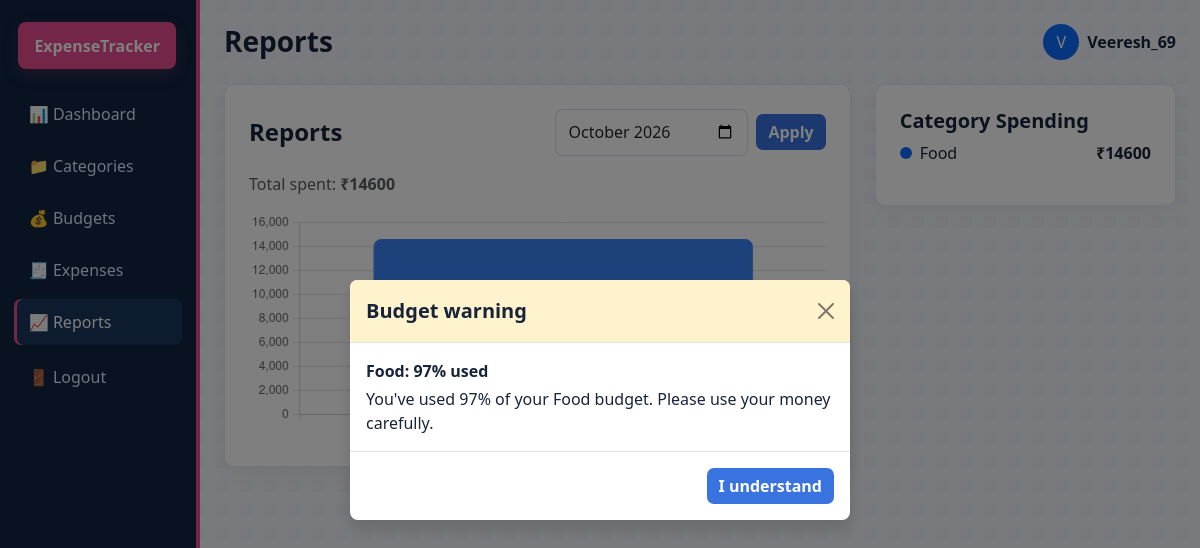
/reports/ (signed in), run on the app's committed database.
### tracker/models.py (models this page shows, shortened)
class Category(models.Model):
    user = models.ForeignKey(settings.AUTH_USER_MODEL, on_delete=models.CASCADE, related_name='categories')
    name = models.CharField(max_length=100)
    description = models.TextField(blank=True)
    created_at = models.DateTimeField(auto_now_add=True)
    class Meta:
        ordering = ['name']

### tracker/views.py (the view, shortened to what this page needs)
# urls.py: path('reports/', views.reports_view, name='reports'),
@login_required
def reports_view(request):
    month_year = _selected_month(request)
    month_expenses = Expense.objects.filter(user=request.user, date__month=int(month_year[5:7]), date__year=int(month_year[:4]))
    palette = ['#3b82f6', '#10b981', '#f59e0b', '#f43f5e', '#8b5cf6', '#14b8a6']
    swatch_classes = ['bg-primary', 'bg-success', 'bg-warning', 'bg-danger', 'bg-secondary', 'bg-info']
    category_totals = [
        {
            'name': row['category__name'],
            'spent': row['spent'],
            'color': palette[index % len(palette)],
            'swatch_class': swatch_classes[index % len(swatch_classes)],
        }
        for index, row in enumerate(
            month_expenses.values('category__name').annotate(spent=Sum('amount')).order_by('category__name')
        )
    ]
    context = {
        'month': month_year,
        'category_totals': category_totals,
        'chart_data': {
            'labels': [item['name'] for item in category_totals],
            'amounts': [float(item['spent']) for item in category_totals],
            'colors': [item['color'] for item in category_totals],
        },
        'total_spent': month_expenses.aggregate(total=Sum('amount'))['total'] or Decimal('0.00'),
        'month_expenses': month_expenses.order_by('-date')[:10],
    }
    return render(request, 'tracker/reports.html', context)

### tracker/models.py (called while the page is built)
    @property
    def current_spent(self):
        if hasattr(self, '_current_spent_override'):
            return self._current_spent_override
        year, month = map(int, self.month_year.split('-'))
        total = Expense.objects.filter(
            user=self.user,
            category=self.category,
            date__year=year,
            date__month=month,
        ).aggregate(total=Sum('amount'))['total'] or Decimal('0.00')
        return total

    def calculate_usage_ratio(self):
        if self.monthly_limit == 0:
            return Decimal('0.00')
        ratio = self.current_spent / self.monthly_limit
        return ratio.quantize(Decimal('0.01'), rounding=ROUND_HALF_UP)

    def alert_level(self):
        ratio = self.calculate_usage_ratio()
        if ratio >= Decimal('1.00'):
            return 'danger'
        if ratio >= Decimal('0.80'):
            return 'warning'
        return 'normal'

### tracker/views.py (called while the page is built)
def _selected_month(request):
    month_year = request.GET.get('month') or request.POST.get('month')
    if month_year and re.fullmatch(r'\d{4}-\d{2}', month_year):
        year, month = map(int, month_year.split('-'))
        if 1 <= month <= 12:
            return f'{year:04d}-{month:02d}'
    return date.today().strftime('%Y-%m')

### templates/tracker/reports.html (shortened to what this page needs)
{% extends 'tracker/base.html' %}
{% block content %}
<div class="row g-4">
    <div class="col-lg-8">
        <div class="app-card p-4">
            <div class="d-flex justify-content-between align-items-center mb-3">
                <h4 class="mb-0">Reports</h4>
                <form method="get" class="d-flex gap-2 align-items-center">
                    <input type="month" name="month" value="{{ month }}" class="form-control">
                    <button class="btn btn-primary" type="submit">Apply</button>
                </form>
            </div>
            <p class="text-muted">Total spent: <strong>₹{{ total_spent }}</strong></p>
        </div>
    </div>
    <div class="col-lg-4">
        <div class="app-card p-4">
            <h5>Category Spending</h5>
            {% for item in category_totals %}
            <div class="d-flex justify-content-between align-items-center mb-3">
                <div class="d-flex align-items-center gap-2">
                    <span class="rounded-circle {{ item.swatch_class }}" style="width: 12px; height: 12px; display: inline-block;"></span>
                    <span>{{ item.name }}</span>
                </div>
                <strong>₹{{ item.spent }}</strong>
            </div>
            {% endfor %}
        </div>
    </div>
</div>
{% endblock %}

### templates/tracker/base.html (shortened to what this page needs)
<!DOCTYPE html>
<html lang="en">
<head>
    <link href="https://cdn.jsdelivr.net/npm/bootstrap@5.3.3/dist/css/bootstrap.min.css" rel="stylesheet">
</head>
<body>
    {% if user.is_authenticated %}
    <div class="container-fluid">
        <div class="row">
            <aside class="col-lg-2 sidebar">
                <div class="brand-pink">ExpenseTracker</div>
                <nav class="d-flex flex-column">
                    <a class="nav-pill {% if request.resolver_match.url_name == 'dashboard' %}active{% endif %}" href="{% url 'dashboard' %}">📊 Dashboard</a>
                    <a class="nav-pill {% if request.resolver_match.url_name == 'categories' %}active{% endif %}" href="{% url 'categories' %}">📁 Categories</a>
                    <a class="nav-pill {% if request.resolver_match.url_name == 'budgets' %}active{% endif %}" href="{% url 'budgets' %}">💰 Budgets</a>
                    <a class="nav-pill {% if request.resolver_match.url_name == 'expenses' %}active{% endif %}" href="{% url 'expenses' %}">🧾 Expenses</a>
                    <a class="nav-pill {% if request.resolver_match.url_name == 'reports' %}active{% endif %}" href="{% url 'reports' %}">📈 Reports</a>
                    <form method="post" action="{% url 'logout' %}">
                        <button class="nav-pill border-0 bg-transparent w-100 text-start" type="submit">🚪 Logout</button>
                    </form>
                </nav>
            </aside>
            <main class="col-lg-10 px-4 py-4">
                <div class="d-flex justify-content-between align-items-center mb-4">
                    <div>
                        <h3 class="mb-0">{{ request.resolver_match.url_name|title }}</h3>
                    </div>
                    <div class="d-flex align-items-center gap-2">
                        <div class="rounded-circle bg-primary text-white d-flex align-items-center justify-content-center" style="width: 36px; height:36px;">{{ user.username|slice:':1'|upper }}</div>
                        <span class="fw-semibold">{{ user.username }}</span>
                    </div>
                </div>
    {% endif %}
    {% block content %}{% endblock %}
    {% if user.is_authenticated %}
            </main>
        </div>
    </div>
    {% else %}
        </div>
    {% endif %}
    {% if user.is_authenticated and budget_alerts %}
    <div class="modal fade" id="budgetAlertModal" tabindex="-1" aria-labelledby="budgetAlertTitle" aria-hidden="true">
        <div class="modal-dialog modal-dialog-centered">
            <div class="modal-content border-0 shadow">
                <div class="modal-header {% if budget_alerts.0.alert_level == 'danger' %}bg-danger-subtle{% else %}bg-warning-subtle{% endif %}">
                    <h2 class="modal-title fs-5" id="budgetAlertTitle">Budget warning</h2>
                    <button type="button" class="btn-close" data-bs-dismiss="modal" aria-label="Close"></button>
                </div>
                <div class="modal-body">
                    {% for alert in budget_alerts %}
                    <div class="{% if not forloop.first %}border-top pt-3 mt-3{% endif %}">
                        <p class="fw-semibold mb-1">{{ alert.category }}: {{ alert.usage_percent|floatformat:0 }}% used</p>
                        <p class="mb-0">You've used {{ alert.usage_percent|floatformat:0 }}% of your {{ alert.category }} budget. Please use your money carefully.</p>
                    </div>
                    {% endfor %}
                </div>
                <div class="modal-footer">
                    <button type="button" class="btn btn-primary" data-bs-dismiss="modal">I understand</button>
                </div>
            </div>
        </div>
    </div>
    {% endif %}
</body>
</html>

### templates/tracker/base.html (style rules this page uses)
:root { --ink: #17243a; --muted: #64748b; --navy: #102441; --navy-light: #1b365d; --rose: #e84d91; --rose-light: #fff0f6; --blue: #3973df; --blue-light: #edf4ff; --teal: #13a891; --teal-light: #e6faf5; --gold: #e6a52e; --gold-light: #fff7e5; --line: #e3e9f2; --paper: #ffffff; }
* { box-sizing: border-box; }
body { min-height: 100vh; background-color: #f2f5fa; background-image: linear-gradient(135deg, rgba(232, 77, 145, 0.035) 25%, transparent 25%), linear-gradient(315deg, rgba(57, 115, 223, 0.035) 25%, transparent 25%); background-position: 0 0, 12px 12px; background-size: 24px 24px; font-family: "Segoe UI", sans-serif; color: var(--ink); }
h1, h2, h3, h4, h5, h6 { color: var(--ink); font-weight: 700; }
a { color: var(--blue); }
.brand-pink { background: var(--rose); color: white; border-radius: 8px; padding: 0.7rem 1rem; font-weight: 700; display: inline-block; letter-spacing: 0; box-shadow: 0 6px 16px rgba(232, 77, 145, 0.2); }
.sidebar { background: var(--navy); min-height: 100vh; color: white; padding: 1.4rem 0.9rem; border-right: 4px solid var(--rose); }
.sidebar .brand-pink { margin: 0 0 1.4rem 0.25rem !important; }
.nav-pill { display: flex; align-items: center; gap: 0.75rem; padding: 0.7rem 0.9rem; border-radius: 7px; color: #dfeafc; text-decoration: none; margin-bottom: 0.35rem; font-weight: 500; transition: background-color 150ms ease, color 150ms ease, transform 150ms ease; }
.nav-pill.active, .nav-pill:hover { background: var(--navy-light); color: white; text-decoration: none; }
.nav-pill.active { box-shadow: inset 3px 0 0 var(--rose); }
.sidebar form { margin-top: 0.2rem; }
.app-card { border: 1px solid var(--line); border-radius: 10px; box-shadow: 0 8px 24px rgba(23, 36, 58, 0.055); background: var(--paper); }
.form-control, .form-select { border-radius: 7px; border: 1px solid #d5deeb; padding: 0.65rem 0.8rem; }
.btn-primary { background: var(--blue); border: none; }
.btn { border-radius: 7px; font-weight: 650; }

### data on the page
Category: name "Food", spent "14600", category "Food", category "Food"

### other printed values
{{ request.resolver_match.url_name|title }} "Reports"
{{ user.username|slice:':1'|upper }} "V"
{{ user.username }} "Veeresh_69"
{{ total_spent }} "14600"
{{ alert.usage_percent|floatformat:0 }} "97"
